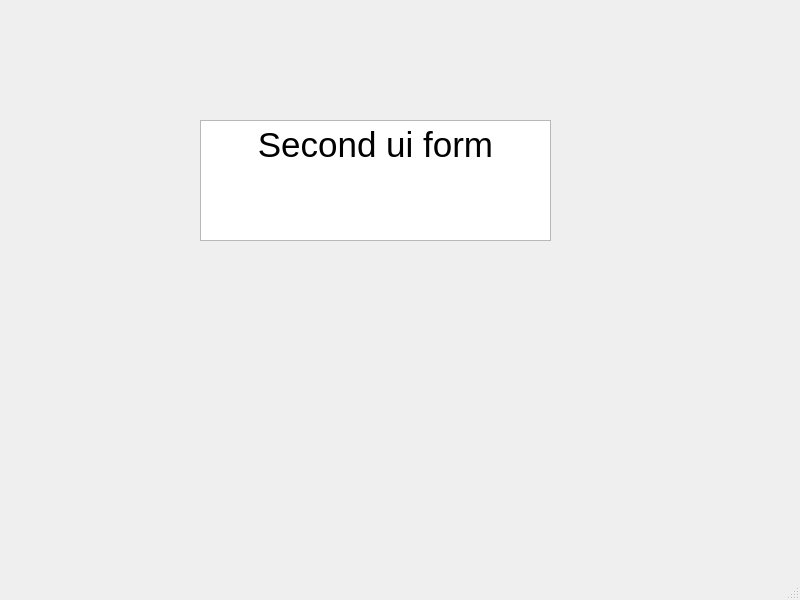
<?xml version="1.0" encoding="UTF-8"?>
<ui version="4.0">
 <class>Analysis</class>
 <widget class="QMainWindow" name="Analysis">
  <property name="geometry">
   <rect>
    <x>0</x>
    <y>0</y>
    <width>800</width>
    <height>600</height>
   </rect>
  </property>
  <property name="windowTitle">
   <string>MainWindow</string>
  </property>
  <widget class="QWidget" name="centralwidget">
   <widget class="QTextEdit" name="textEdit">
    <property name="geometry">
     <rect>
      <x>200</x>
      <y>120</y>
      <width>351</width>
      <height>121</height>
     </rect>
    </property>
    <property name="html">
     <string>&lt;!DOCTYPE HTML PUBLIC &quot;-//W3C//DTD HTML 4.0//EN&quot; &quot;http://www.w3.org/TR/REC-html40/strict.dtd&quot;&gt;
&lt;html&gt;&lt;head&gt;&lt;meta name=&quot;qrichtext&quot; content=&quot;1&quot; /&gt;&lt;meta charset=&quot;utf-8&quot; /&gt;&lt;style type=&quot;text/css&quot;&gt;
p, li { white-space: pre-wrap; }
hr { height: 1px; border-width: 0; }
li.unchecked::marker { content: &quot;\2610&quot;; }
li.checked::marker { content: &quot;\2612&quot;; }
&lt;/style&gt;&lt;/head&gt;&lt;body style=&quot; font-family:'Ubuntu'; font-size:11pt; font-weight:400; font-style:normal;&quot;&gt;
&lt;p align=&quot;center&quot; style=&quot; margin-top:0px; margin-bottom:0px; margin-left:0px; margin-right:0px; -qt-block-indent:0; text-indent:0px;&quot;&gt;&lt;span style=&quot; font-size:26pt;&quot;&gt;Second ui form&lt;/span&gt;&lt;/p&gt;&lt;/body&gt;&lt;/html&gt;</string>
    </property>
   </widget>
  </widget>
  <widget class="QMenuBar" name="menubar">
   <property name="geometry">
    <rect>
     <x>0</x>
     <y>0</y>
     <width>800</width>
     <height>22</height>
    </rect>
   </property>
  </widget>
  <widget class="QStatusBar" name="statusbar"/>
 </widget>
 <resources/>
 <connections/>
</ui>
